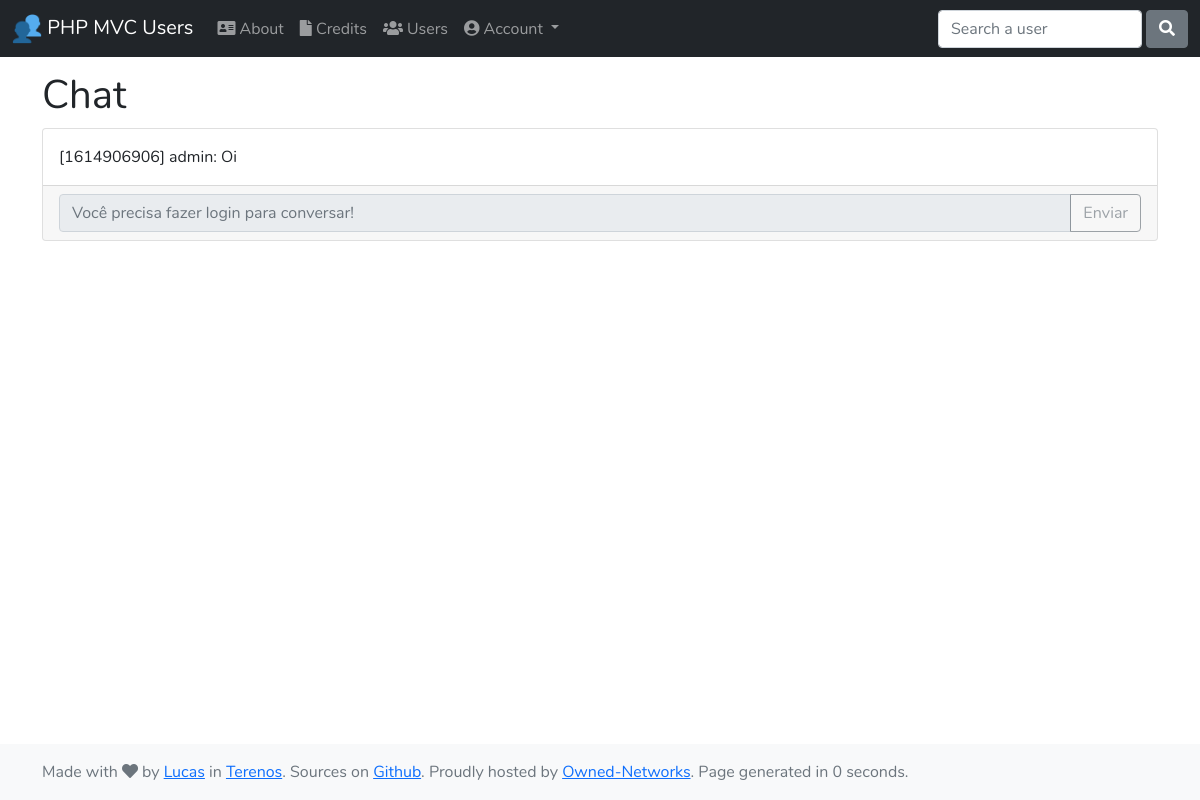
Before: / with the older database file.
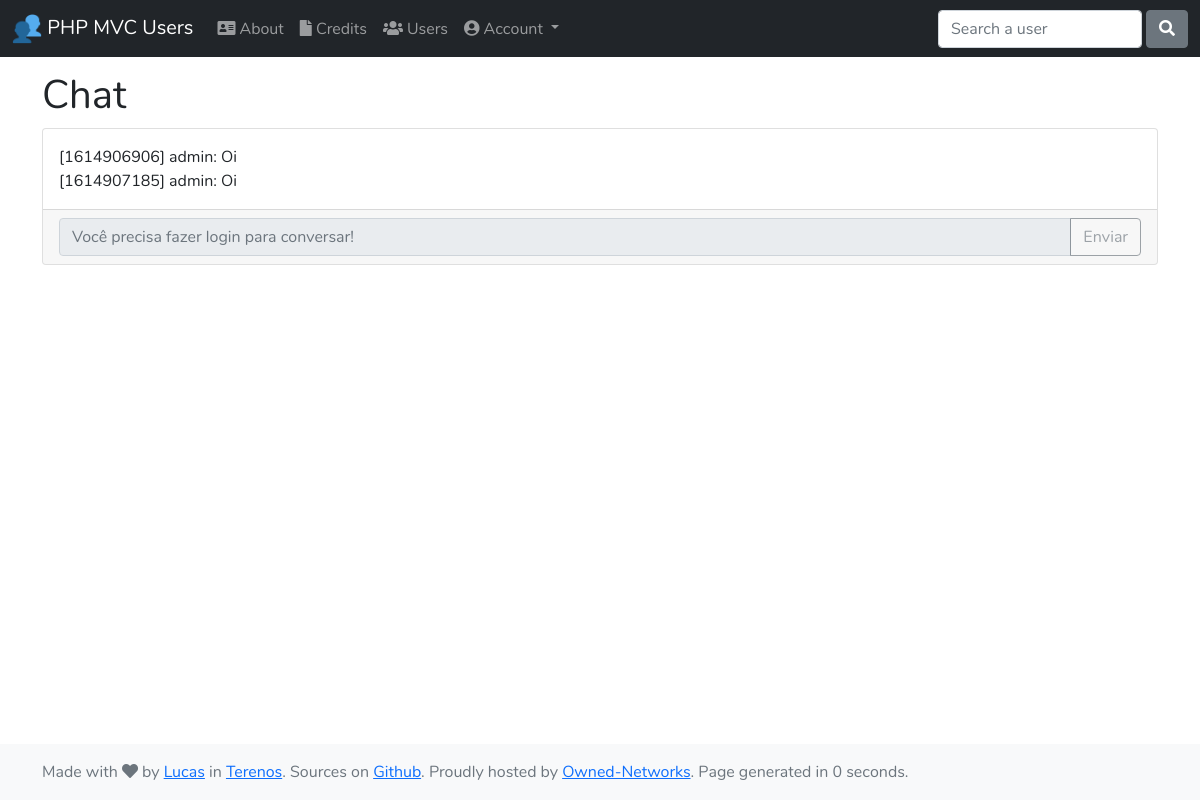
After: the same page with the newer database file.
### tables this page shows
CREATE TABLE chat (
    "id"		INTEGER PRIMARY KEY AUTOINCREMENT,
    "user_id"	INTEGER,
    "user"      TEXT,
    "message"   TEXT,
    "timestamp" INTEGER,
    FOREIGN KEY(user_id) REFERENCES users(id),
    FOREIGN KEY(user) REFERENCES users(user)
);

### app/Controller/ChatController.php (called while the page is built, shortened)
<?php
class ChatController
{
    public function index()
    {
        $Chat = new Chat();
        $messages = $Chat->list();
        require APP . 'view/_templates/header.php';
        require APP . 'view/chat/list.php';
        require APP . 'view/_templates/footer.php';
    }
}

### public/index.php (called while the page is built, shortened)
<?php
require APP . DIRECTORY_SEPARATOR . 'autoload.php';
$app = new Application();

### app/autoload.php (called while the page is built, shortened)
<?php
spl_autoload_register(function ($class) {
    $prefix = 'App\\';
    $base_dir = APP;
    $len = strlen($prefix);
    $relative_class = substr($class, $len);
    $file = $base_dir . str_replace('\\', '/', $relative_class) . '.php';
});

### app/Core/Model.php (called while the page is built, shortened)
<?php
class Model
{
    private function open() {
        $this->db = new PDO('sqlite:' . DB_FILE);
    }
}

### app/Model/Chat.php (called while the page is built, shortened)
<?php
class Chat extends Model
{
    public array $results = [];
    public function list(): array
    {
        $this->cleanOlder();
        $query = $this->db->prepare("SELECT id, user_id, user, message, timestamp FROM " . CHAT_TABLE);
        $query->execute();
        while ($row = $query->fetch()) {
            $this->results[] = $row;
        }
        return $this->results;
    }
    public function cleanOlder()
    {
        if ($this->amount() > 5) {
            $query = $this->db->prepare("DELETE FROM " . CHAT_TABLE . " WHERE id IS NOT NULL ORDER BY timestamp LIMIT 1");
            $query->execute();
        }
    }
    public function amount()
    {
        $sql = "SELECT COUNT(id) AS amount FROM " . CHAT_TABLE . ";";
        $query = $this->db->prepare($sql);
        $query->execute();
        return $query->fetch()->amount;
    }
}

### app/view/chat/list.php (the view)
<main class="flex-shrink-0">
    <div class="container overflow-hidden">
        <nav aria-label="breadcrumb" class="mt-2" style="--bs-breadcrumb-divider: '>';">
            <ol class="breadcrumb">
                <li class="breadcrumb-item"><a href="<?php echo URL; ?>">Home</a></li>
                <li class="breadcrumb-item active" aria-current="page">Chat</li>
            </ol>
        </nav>
        <h1>Chat</h1>
        <div class="card">
            <div class="card-body overflow-auto" style="height: auto">
                <?php
                if (isset($messages)) {
                    foreach ($messages as $message) {
                        echo '[' . $message->timestamp . '] ' . $message->user . ': ' . $message->message . ((isset($_SESSION['role']) && $_SESSION['role'] === 'admin') ? ' <a href="' . URL . 'chat/delete/' . $message->id . '">del</a>' : '') . '<br />';
                    }
                }
                ?>
            </div>
            <div class="card-footer">
                <form action="<?php echo URL; ?>chat/send" method="post">
                    <div class="input-group m-0">
                        <input name="message" type="text" class="form-control" placeholder="<?php echo isset($_SESSION['logged']) ? 'Fale alguma coisa...' : 'Você precisa fazer login para conversar!'; ?>" aria-label="Fale alguma coisa..." aria-describedby="button-addon" <?php echo isset($_SESSION['logged']) ? '' : 'disabled'; ?>>
                        <button class="btn btn-outline-secondary" type="submit" id="button-addon" <?php echo isset($_SESSION['logged']) ? '' : 'disabled'; ?>>Enviar</button>
                    </div>
                </form>
            </div>
        </div>
    </div>
</main>

### app/Core/Application.php (shortened to what this page needs)
<?php
class Application
{
    private $url_controller = null;
    private $url_action = '';
    private $url_params = array();
    public function __construct()
    {
        if (!$this->url_controller) {
            $page = new ChatController();
            $page->index();
        } else if (file_exists(APP . 'Controller/' . ucfirst($this->url_controller) . 'Controller.php')) {
            $controller = "\\App\\Controller\\" . ucfirst($this->url_controller) . 'Controller';
            $this->url_controller = new $controller();
            if (method_exists($this->url_controller, $this->url_action) &&
                is_callable(array($this->url_controller, $this->url_action))) {
                if (!empty($this->url_params)) {
                    call_user_func_array(array($this->url_controller, $this->url_action), $this->url_params);
                } else {
                    $this->url_controller->{$this->url_action}();
                }
            } else {
                if (strlen($this->url_action) == 0) {
                    $this->url_controller->index();
                } else {
                    $page = new PagesController();
                    $page->error();
                }
            }
        } else {
            $page = new PagesController();
            $page->error();
        }
    }
}

### app/view/_templates/header.php (shortened to what this page needs)
<?php
$time = microtime();
$time = explode(' ', $time);
$time = $time[1] + $time[0];
$start = $time;
?>
<!doctype html>
<html lang="pt-br" class="h-100">
<head>
    <link rel="stylesheet" href="<?php echo URL; ?>css/bootstrap.min.css">
    <link rel="stylesheet" href="<?php echo URL; ?>css/hamburgers.min.css">
    <link rel="stylesheet" href="<?php echo URL; ?>css/fontawesome.min.css">
    <link rel="stylesheet" href="<?php echo URL; ?>css/main.css">
</head>
<body class="d-flex flex-column h-100">
    <header>
        <nav class="navbar navbar-expand-md navbar-dark fixed-top bg-dark">
            <div class="container-fluid">
                <a class="navbar-brand" href="<?php echo URL; ?>">
                    <img src="<?php echo URL; ?>img/logo-32x32.png" width="30" height="30" alt="PHP MVC Users" style="margin-top: -5px;">
                    PHP MVC Users
                </a>
                <div class="collapse navbar-collapse" id="navbarsExampleDefault">
                    <ul class="navbar-nav me-auto">
                        <li class="nav-item">
                            <a class="nav-link" href="<?php echo URL; ?>pages/about"><i class="fas fa-address-card"></i> About</a>
                        </li>
                        <li class="nav-item">
                            <a class="nav-link" href="<?php echo URL; ?>pages/credits"><i class="fas fa-file"></i> Credits</a>
                        </li>
                        <li class="nav-item">
                            <a class="nav-link" href="<?php echo URL; ?>users"><i class="fas fa-users"></i> Users</a>
                        </li>
                        <?php if (!isset($_SESSION['logged'])) { ?>
                        <li class="nav-item dropdown">
                            <a class="nav-link dropdown-toggle" href="#" id="navbarDropdown" role="button" data-bs-toggle="dropdown" aria-expanded="false">
                                <i class="fas fa-user-circle"></i> Account
                            </a>
                        </li>
                        <?php } ?>
                    </ul>
                    <form action="<?php echo URL; ?>users/search" method="post" class="d-flex">
                        <input name="term" class="form-control me-1" type="text" placeholder="Search a user" aria-label="Search">
                        <button class="btn btn-secondary" type="submit"><i class="fas fa-search"></i></button>
                    </form>
                </div>
            </div>
        </nav>
    </header>

### app/view/_templates/footer.php (shortened to what this page needs)
<footer class="footer mt-auto py-3 bg-light">
    <div class="container">
        <span class="text-muted">
            Made with <i class="fas fa-heart"></i> by <a href="https://lucasbrum.net" target="_blank">Lucas</a> in <a href="https://pt.wikipedia.org/wiki/Terenos" target="_blank">Terenos</a>.
            <div class="d-none d-sm-inline">Sources on <a href="https://github.com/sistematico/php-mvc-users" target="_blank">Github</a>.
            Proudly hosted by <a href="https://www.owned-networks.net/client_area/aff.php?aff=11" target="_blank">Owned-Networks</a>.
            <?php
                $time = microtime();
                $time = explode(' ', $time);
                $time = $time[1] + $time[0];
                $finish = $time;
                $total_time = round(($finish - $start), 4);
                echo 'Page generated in '.$total_time.' seconds.';
            ?>
            </div>
        </span>
    </div>
</footer>
</body>
</html>

### public/css/main.css (style rules this page uses)
body { font-family: 'Nunito', sans-serif; }

Changed rows visible on the page:
added chat: timestamp "1614907185", user "admin", message "Oi"
